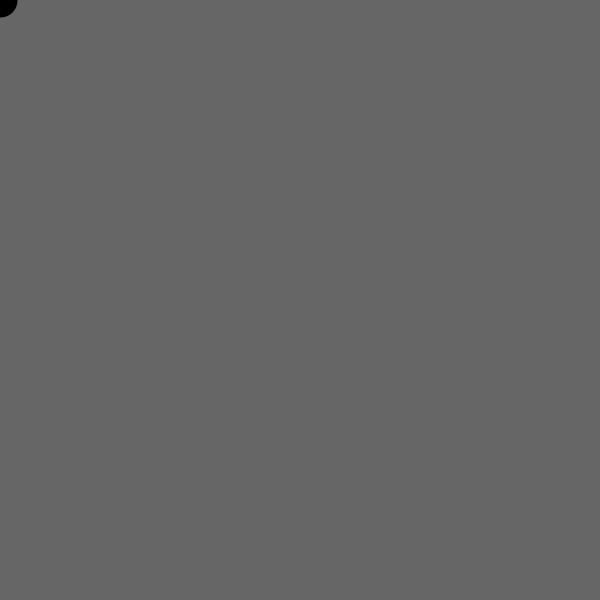
Frame 1 (no input)
Frame 60 (the mouse pressed at the canvas centre just before this capture): identical to frame 1, image omitted
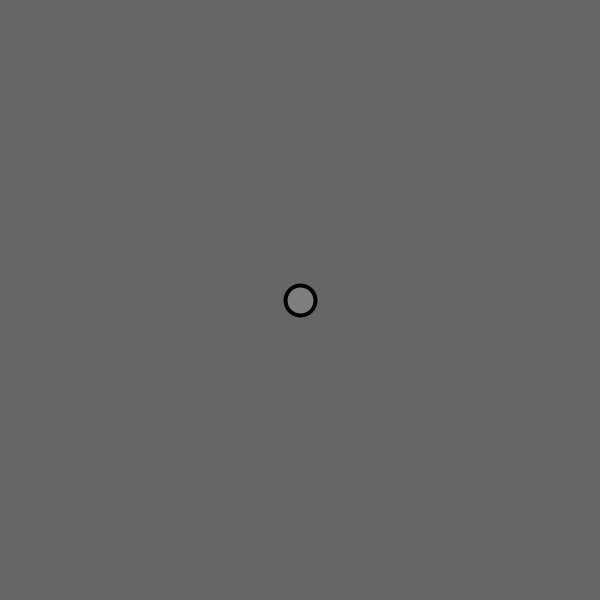
Frame 120 (the mouse held since frame 60 and released just before this capture)

The Processing sketch that drew these frames (run headless with seeded random() and noise(); from frame 60 on, the mouse is pressed at the canvas centre):

// Processing sketch: ART331_18_BasicMouseFollow04
// ── ART331_18_BasicMouseFollow04.pde
void setup() {
  size(600,600);
  strokeWeight(4);
}

void draw() {
 background(102);
 float grey = map(mouseX, 0, width, 0 , 255);
 fill(grey);
 ellipse(mouseX, mouseY, 30, 30);
}
